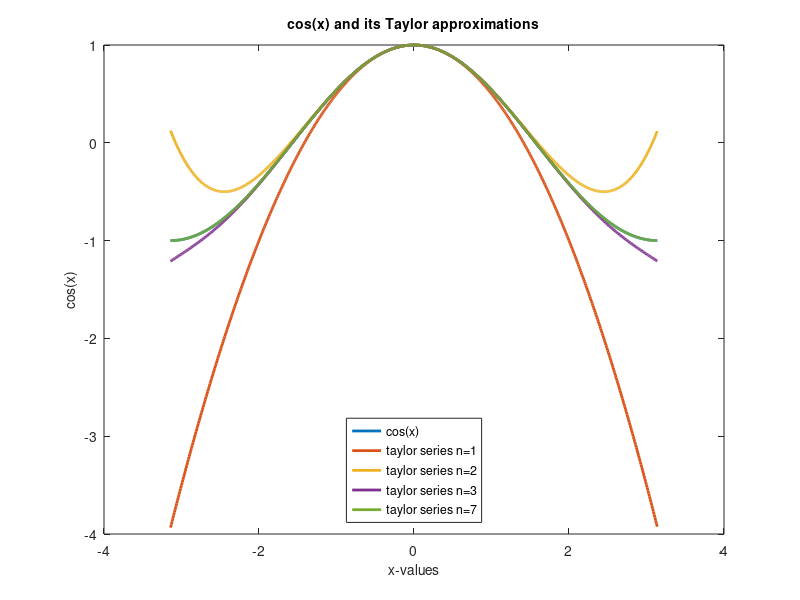

Here is the MATLAB script that generated this plot:
% Homework 1
clear all; close all; clc;

%% Problem 1
x1 = 15001500;
sum = 0;
for k = 1:10000
    sum = sum + 0.3*k;
end
x1 = abs(x1 - sum);

x2 = 0;
for k = 1:5000
    x2 = x2 + 0.01*k^2;
end
x2 = abs(x2 - 416791675);

x3 = 15000000;
sum2 = 0;
for k = 1:30000000
    sum2 = sum2 + 0.5;
end
x3 = abs(x3 - sum2);

x4 = 0;
for k = 1:30000000
    x4 = x4 + 0.1;
end
x4 = abs(x4 - 3000000);

%% Problem 2
x = (-pi:0.01:pi);

set(gca, 'Fontsize', [10]);
plot(x, cos(x), 'Linewidth', [2]);
hold on;
xlabel('x-values', 'Fontsize', [10]);
ylabel('cos(x)', 'Fontsize', [10]);
title('cos(x) and its Taylor approximations', 'Fontsize', [10]);

for n = [1 2 3 7]
    taylorSeries = 0;
    for k = 0:n
        taylorSeries = taylorSeries + (((-1)^k)/factorial(2*k))*x.^(2*k);
    end
    plot(x, taylorSeries, 'Linewidth', [2]);
end

legend('cos(x)', 'taylor series n=1', 'taylor series n=2', 'taylor series n=3', 'taylor series n=7', 'Location', 'south');
saveas(gcf, 'plot.jpg');    


